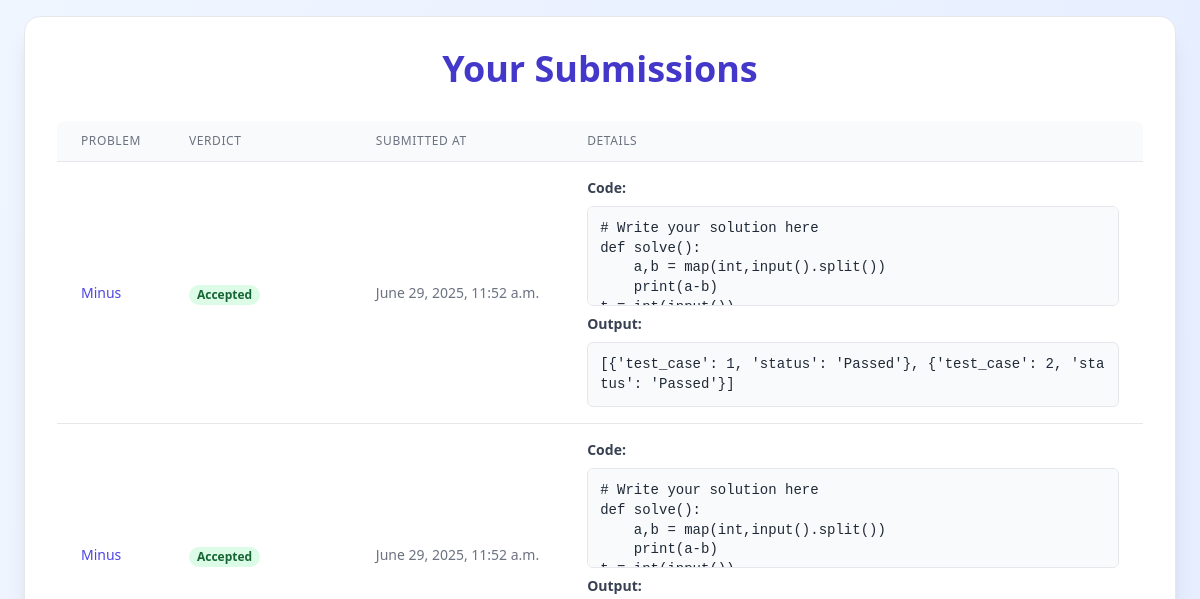
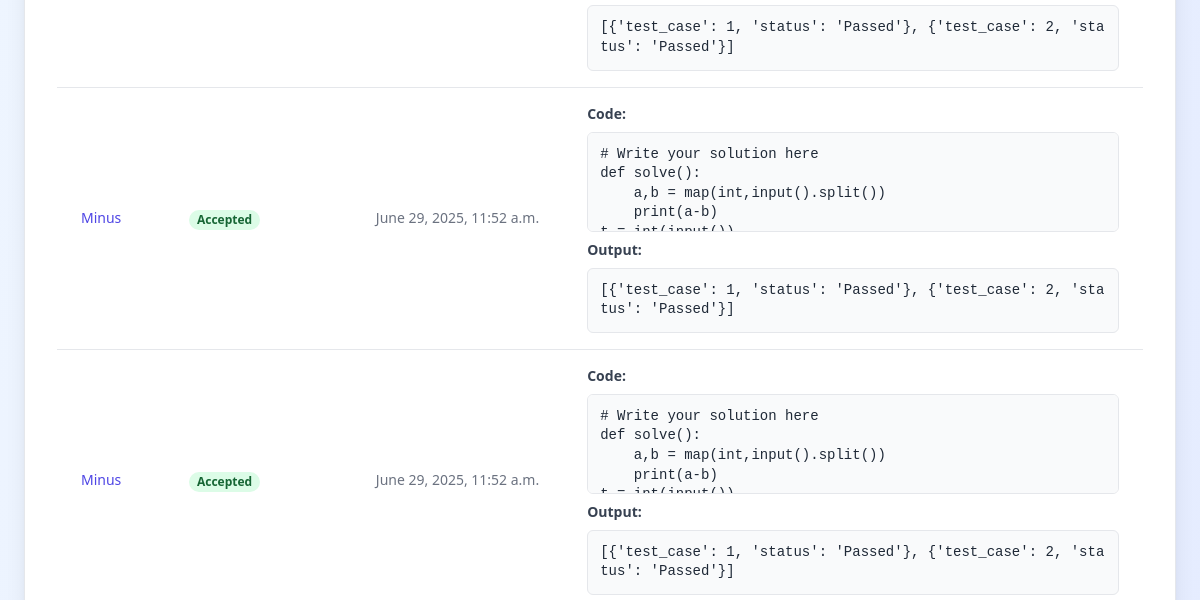
Page /submissions/history/ (signed in, upper part) on the earlier database version (2 pictures, top to bottom).
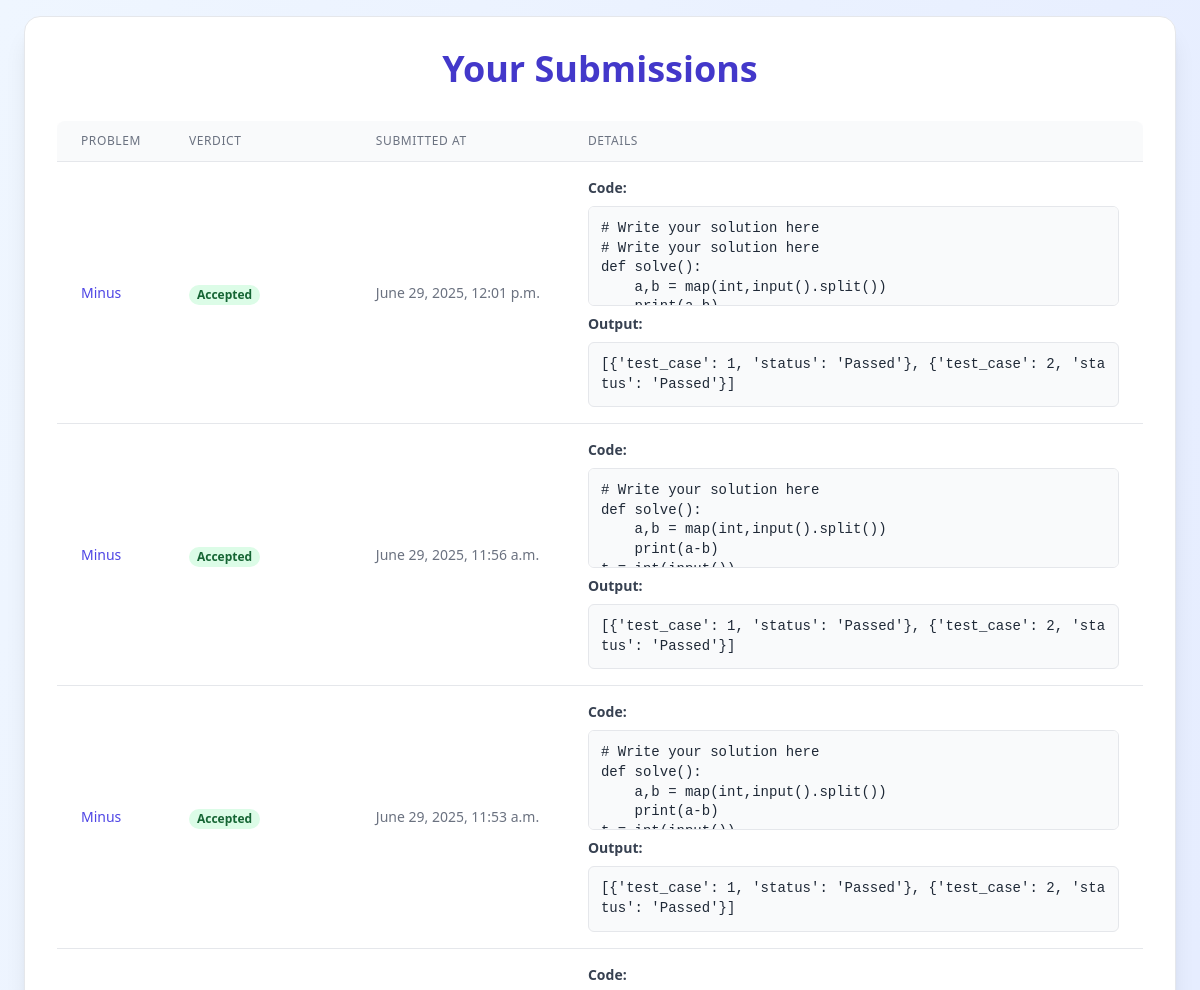
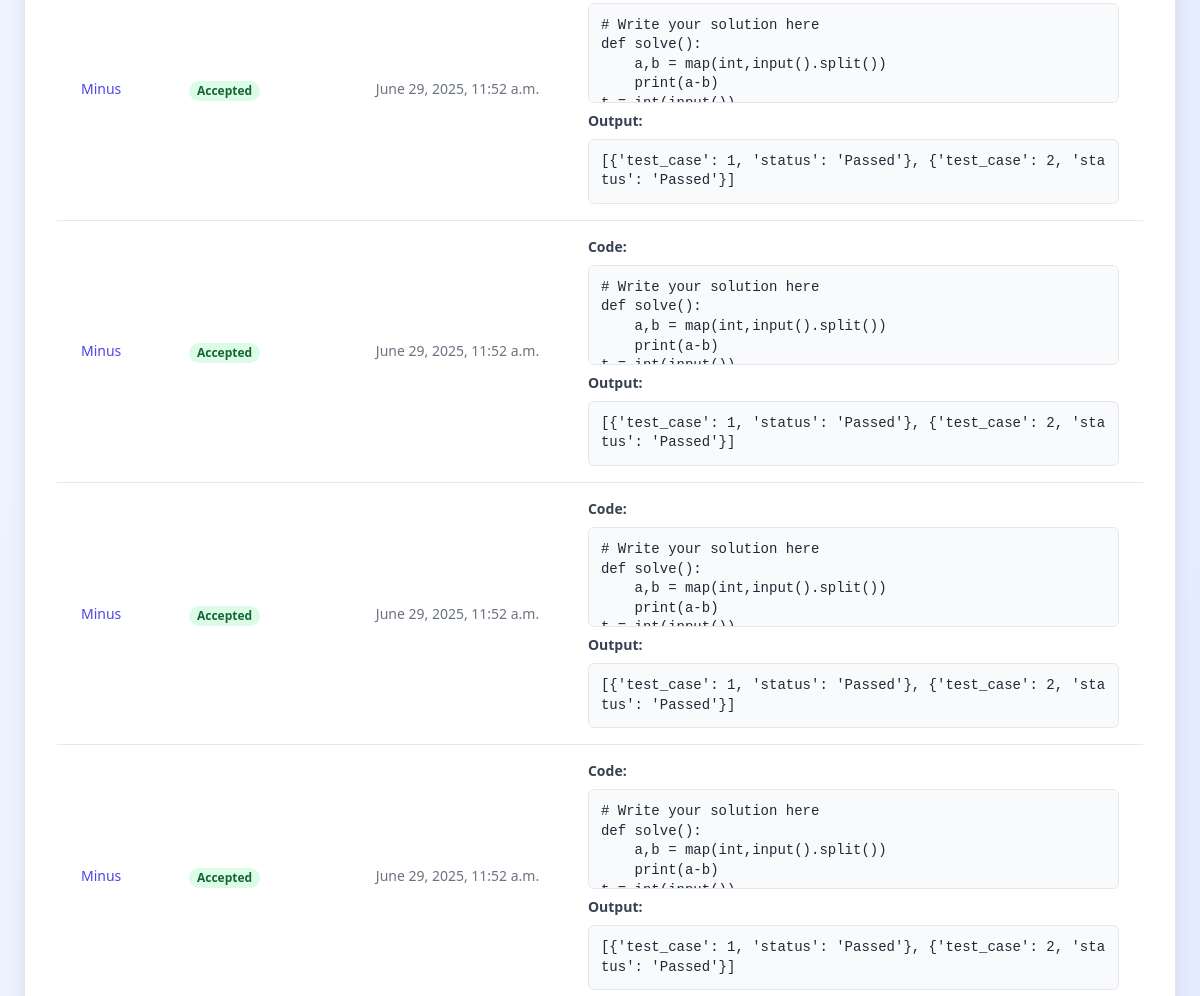
Same page on the later database version (2 pictures, top to bottom).
### submissions/models.py (models this page shows)
class Submission(models.Model):
    STATUS_CHOICES = [
        ('Accepted', 'Accepted'),
        ('Wrong Answer', 'Wrong Answer'),
        ('Time Limit Exceeded', 'Time Limit Exceeded'),
        ('Runtime Error', 'Runtime Error'),
    ]
    user = models.ForeignKey(User, on_delete=models.CASCADE)
    problem = models.ForeignKey(Problem, on_delete=models.CASCADE)
    code = models.TextField()
    language = models.CharField(max_length=20, default='python')
    created_at = models.DateTimeField(auto_now_add=True)
    verdict = models.CharField(max_length=20, choices=STATUS_CHOICES)
    output = models.TextField()
    error = models.TextField()

### problems/models.py (models this page shows, shortened)
class Problem(models.Model):
    DIFFICULTY_CHOICES = [
        ('Easy', 'Easy'),
        ('Medium', 'Medium'),
        ('Hard', 'Hard'),
    ]
    title = models.CharField(max_length=200)
    description = models.TextField()
    input_description = models.TextField()
    output_description = models.TextField()
    constraints = models.TextField()
    sample_input = models.TextField()
    sample_output = models.TextField()
    difficulty = models.CharField(max_length=10, choices=DIFFICULTY_CHOICES)
    tags = models.ManyToManyField(Tag, related_name='problems')
    slug = models.SlugField(unique=True)

### submissions/views.py (the view)
# urls.py: path('history/', views.submission_history, name='submission_history'),
@login_required
def submission_history(request):
    submissions = Submission.objects.filter(user=request.user).order_by('-created_at')
    return render(request, 'submissions/history.html', {'submissions': submissions})

### templates/submissions/history.html (shortened to what this page needs)
<!DOCTYPE html>
<html lang="en">
<head>
    <script src="https://cdn.tailwindcss.com"></script>
</head>
<body class="bg-gradient-to-br from-blue-50 to-indigo-100 min-h-screen font-sans text-gray-800 flex items-center justify-center p-4">
    <div class="bg-white p-8 rounded-2xl shadow-xl w-full max-w-6xl border border-gray-200">
        <h2 class="text-4xl font-extrabold text-center text-indigo-700 mb-8">Your Submissions</h2>
        <div class="overflow-x-auto">
            <table class="min-w-full divide-y divide-gray-200 shadow-md rounded-lg overflow-hidden">
                <thead class="bg-gray-50">
                    <tr>
                        <th scope="col" class="px-6 py-3 text-left text-xs font-medium text-gray-500 uppercase tracking-wider">
                            Problem
                        </th>
                        <th scope="col" class="px-6 py-3 text-left text-xs font-medium text-gray-500 uppercase tracking-wider">
                            Verdict
                        </th>
                        <th scope="col" class="px-6 py-3 text-left text-xs font-medium text-gray-500 uppercase tracking-wider">
                            Submitted At
                        </th>
                        <th scope="col" class="px-6 py-3 text-left text-xs font-medium text-gray-500 uppercase tracking-wider">
                            Details
                        </th>
                    </tr>
                </thead>
                <tbody class="bg-white divide-y divide-gray-200">
                    {% for submission in submissions %}
                    <tr class="hover:bg-gray-50 transition duration-150 ease-in-out">
                        <td class="px-6 py-4 whitespace-nowrap text-sm font-medium text-indigo-600">
                            <a href="{% url 'problem_detail' submission.problem.slug %}" class="hover:underline">
                                {{ submission.problem.title }}
                            </a>
                        </td>
                        <td class="px-6 py-4 whitespace-nowrap">
                            <span class="px-2 inline-flex text-xs leading-5 font-semibold rounded-full
                                {% if submission.verdict == 'Accepted' %}
                                    bg-green-100 text-green-800
                                {% elif submission.verdict == 'Wrong Answer' or submission.verdict == 'Runtime Error' or submission.verdict == 'Time Limit Exceeded' or submission.verdict == 'Memory Limit Exceeded' %}
                                    bg-red-100 text-red-800
                                {% else %}
                                    bg-yellow-100 text-yellow-800
                                {% endif %}">
                                {{ submission.verdict }}
                            </span>
                        </td>
                        <td class="px-6 py-4 whitespace-nowrap text-sm text-gray-500">
                            {{ submission.created_at }}
                        </td>
                        <td class="px-6 py-4 text-sm text-gray-500">
                            <div class="space-y-2">
                                <p class="font-semibold text-gray-700 mb-1">Code:</p>
                                <pre class="bg-gray-50 border-gray-200 text-gray-800">{{ submission.code }}</pre>
                                {% if submission.output %}
                                <p class="font-semibold text-gray-700 mt-2 mb-1">Output:</p>
                                <pre class="bg-gray-50 border-gray-200 text-gray-800">{{ submission.output }}</pre>
                                {% endif %}
                            </div>
                        </td>
                    </tr>
                    {% endfor %}
                </tbody>
            </table>
        </div>
    </div>
</body>
</html>

### templates/submissions/history.html (style rules this page uses)
td pre { background-color: #f8fafc; border: 1px solid #e2e8f0; padding: 0.75rem; border-radius: 0.375rem; font-size: 0.875rem; line-height: 1.4; overflow-x: auto; max-height: 100px; white-space: pre-wrap; word-break: break-all; }

Differences in the rows shown:
added Submission: problem "Minus", verdict "Accepted", created_at "June 29, 2025, 12:01 p.m.", code "# Write your solution here # Write your solution here def solve(): a,b = map(int,input().split())…", output "[{'test_case': 1, 'status': 'Passed'}, {'test_case': 2, 'status': 'Passed'}]"
added Submission: problem "Minus", verdict "Accepted", created_at "June 29, 2025, 11:56 a.m.", code "# Write your solution here def solve(): a,b = map(int,input().split()) print(a-b)…", output "[{'test_case': 1, 'status': 'Passed'}, {'test_case': 2, 'status': 'Passed'}]"
added Submission: problem "Minus", verdict "Accepted", created_at "June 29, 2025, 11:53 a.m.", code "# Write your solution here def solve(): a,b = map(int,input().split()) print(a-b)…", output "[{'test_case': 1, 'status': 'Passed'}, {'test_case': 2, 'status': 'Passed'}]"
